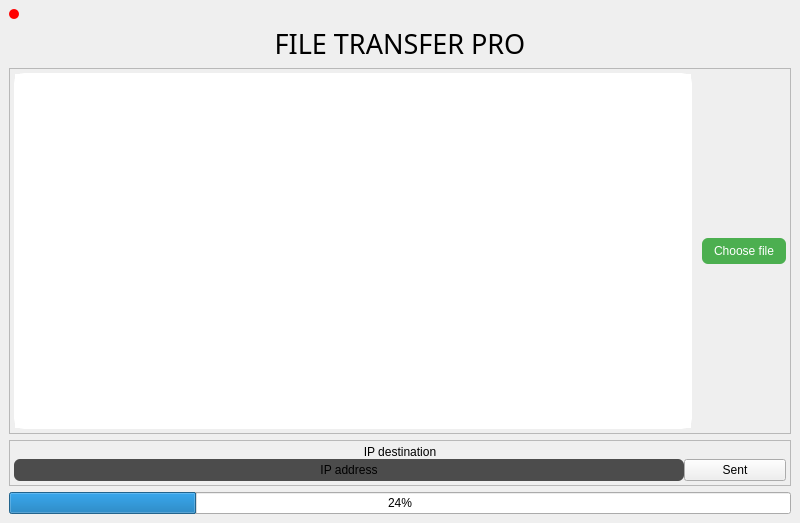
<?xml version="1.0" encoding="UTF-8"?>
<ui version="4.0">
 <class>MainWindow</class>
 <widget class="QMainWindow" name="MainWindow">
  <property name="geometry">
   <rect>
    <x>0</x>
    <y>0</y>
    <width>800</width>
    <height>523</height>
   </rect>
  </property>
  <property name="windowTitle">
   <string>MainWindow</string>
  </property>
  <widget class="QWidget" name="centralwidget">
   <layout class="QVBoxLayout" name="verticalLayout">
    <item>
     <widget class="QLabel" name="serverStatus">
      <property name="sizePolicy">
       <sizepolicy hsizetype="Fixed" vsizetype="Fixed">
        <horstretch>0</horstretch>
        <verstretch>0</verstretch>
       </sizepolicy>
      </property>
      <property name="styleSheet">
       <string notr="true">min-width:10px;
min-height:10px;
max-width:10px;
max-height:10px;
border-radius:5px;
background-color:red;</string>
      </property>
      <property name="text">
       <string/>
      </property>
     </widget>
    </item>
    <item>
     <widget class="QLabel" name="titleLabel">
      <property name="font">
       <font>
        <family>Showcard Gothic</family>
        <pointsize>20</pointsize>
       </font>
      </property>
      <property name="text">
       <string>FILE TRANSFER PRO</string>
      </property>
      <property name="alignment">
       <set>Qt::AlignmentFlag::AlignCenter</set>
      </property>
     </widget>
    </item>
    <item>
     <widget class="QFrame" name="frame">
      <property name="enabled">
       <bool>true</bool>
      </property>
      <property name="frameShape">
       <enum>QFrame::Shape::StyledPanel</enum>
      </property>
      <property name="frameShadow">
       <enum>QFrame::Shadow::Raised</enum>
      </property>
      <layout class="QVBoxLayout" name="verticalLayout_2">
       <property name="spacing">
        <number>0</number>
       </property>
       <property name="leftMargin">
        <number>0</number>
       </property>
       <property name="topMargin">
        <number>0</number>
       </property>
       <property name="rightMargin">
        <number>0</number>
       </property>
       <property name="bottomMargin">
        <number>0</number>
       </property>
       <item>
        <layout class="QHBoxLayout" name="horizontalLayout">
         <property name="spacing">
          <number>10</number>
         </property>
         <property name="leftMargin">
          <number>4</number>
         </property>
         <property name="topMargin">
          <number>4</number>
         </property>
         <property name="rightMargin">
          <number>4</number>
         </property>
         <property name="bottomMargin">
          <number>4</number>
         </property>
         <item>
          <widget class="QListWidget" name="filePaths">
           <property name="styleSheet">
            <string notr="true">border:1px solid #fff; border-radius:10px;</string>
           </property>
          </widget>
         </item>
         <item>
          <widget class="QPushButton" name="browseFileBtn">
           <property name="sizePolicy">
            <sizepolicy hsizetype="Fixed" vsizetype="Fixed">
             <horstretch>0</horstretch>
             <verstretch>0</verstretch>
            </sizepolicy>
           </property>
           <property name="styleSheet">
            <string notr="true">QPushButton {
    background-color: #4CAF50;
    color: white;
    border-radius: 6px;
    padding: 6px 12px;
}

QPushButton:hover {
    background-color: #45a049;
}

QPushButton:pressed {
    background-color: #3e8e41;
}
</string>
           </property>
           <property name="text">
            <string>Choose file</string>
           </property>
          </widget>
         </item>
        </layout>
       </item>
      </layout>
     </widget>
    </item>
    <item>
     <widget class="QFrame" name="frame_2">
      <property name="frameShape">
       <enum>QFrame::Shape::StyledPanel</enum>
      </property>
      <property name="frameShadow">
       <enum>QFrame::Shadow::Raised</enum>
      </property>
      <layout class="QVBoxLayout" name="verticalLayout_3">
       <property name="spacing">
        <number>4</number>
       </property>
       <property name="leftMargin">
        <number>4</number>
       </property>
       <property name="topMargin">
        <number>4</number>
       </property>
       <property name="rightMargin">
        <number>4</number>
       </property>
       <property name="bottomMargin">
        <number>4</number>
       </property>
       <item>
        <layout class="QHBoxLayout" name="horizontalLayout_2">
         <property name="spacing">
          <number>0</number>
         </property>
         <item>
          <layout class="QVBoxLayout" name="verticalLayout_4">
           <item>
            <widget class="QLabel" name="label_3">
             <property name="sizePolicy">
              <sizepolicy hsizetype="Preferred" vsizetype="Fixed">
               <horstretch>0</horstretch>
               <verstretch>0</verstretch>
              </sizepolicy>
             </property>
             <property name="text">
              <string>IP destination</string>
             </property>
             <property name="alignment">
              <set>Qt::AlignmentFlag::AlignCenter</set>
             </property>
            </widget>
           </item>
           <item>
            <layout class="QHBoxLayout" name="horizontalLayout_3">
             <item>
              <widget class="QLabel" name="label_2">
               <property name="styleSheet">
                <string notr="true">background-color: rgb(76, 76, 76);border-radius:6px;</string>
               </property>
               <property name="text">
                <string>IP address</string>
               </property>
               <property name="alignment">
                <set>Qt::AlignmentFlag::AlignCenter</set>
               </property>
              </widget>
             </item>
             <item>
              <widget class="QPushButton" name="sentBtn">
               <property name="sizePolicy">
                <sizepolicy hsizetype="Preferred" vsizetype="Preferred">
                 <horstretch>0</horstretch>
                 <verstretch>0</verstretch>
                </sizepolicy>
               </property>
               <property name="styleSheet">
                <string notr="true">min-width: 100px;
max-width: 100px;</string>
               </property>
               <property name="text">
                <string>Sent</string>
               </property>
              </widget>
             </item>
            </layout>
           </item>
          </layout>
         </item>
        </layout>
       </item>
      </layout>
     </widget>
    </item>
    <item>
     <widget class="QProgressBar" name="progressBar">
      <property name="value">
       <number>24</number>
      </property>
     </widget>
    </item>
   </layout>
  </widget>
 </widget>
 <resources/>
 <connections/>
</ui>
